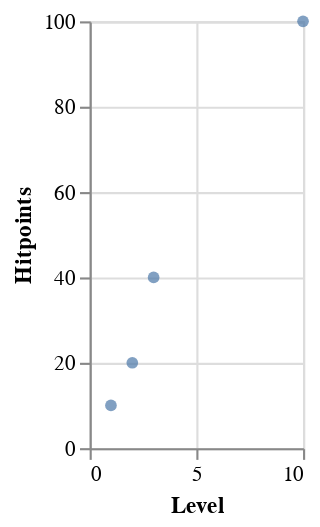

Write notebook code for a chart like this one.
### Code cell
%XVEGA_PLOT
    X_FIELD Level
    Y_FIELD Hitpoints
    MARK circle
    WIDTH 100
    HEIGHT 200
    <>
    SELECT Level, Hitpoints FROM players

### Figure 1 — Vega-Lite specification as saved in the notebook (floating-point values rounded to 4 significant figures)
{"$schema": "https://vega.github.io/schema/vega-lite/v4.json", "config": {"axis": {"grid": true}}, "data": {"values": [{"Hitpoints": "name", "Level": "name"}, {"Hitpoints": "40", "Level": "3"}, {"Hitpoints": "20", "Level": "2"}, {"Hitpoints": "10", "Level": "1"}, {"Hitpoints": "100", "Level": "10"}]}, "encoding": {"x": {"field": "Level", "type": "quantitative"}, "y": {"field": "Hitpoints", "type": "quantitative"}}, "height": 200, "mark": {"type": "circle"}, "width": 100}
